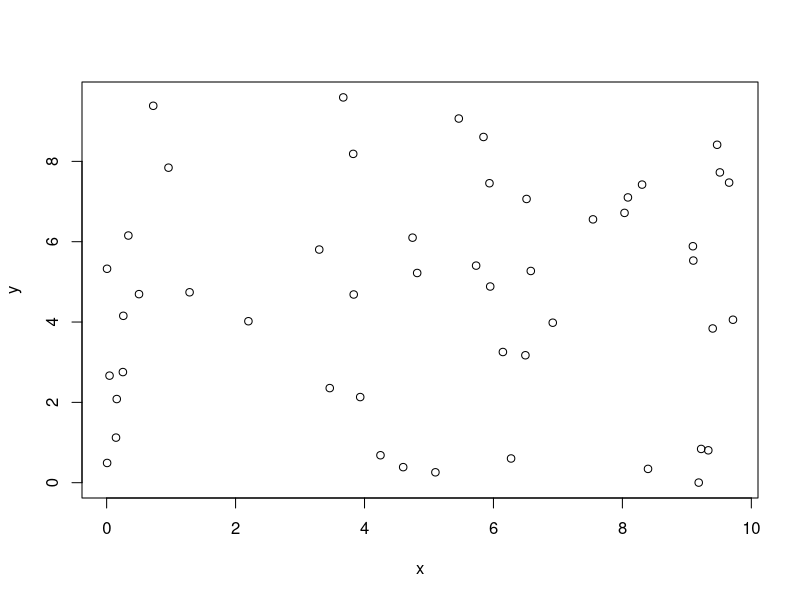

Source code (R):
#Build a df with 50 random points between 0 and 50
x <- runif(50, 0, 10)
y <- runif(50, 0, 10)
plot(x,y)
df <- data.frame(x,y)
df

#Distance Matrix 
distance.matrix <- function(df)
{
    #Making a matrix of n^2 data values
    distance <- matrix(rep(NA, nrow(df) ^ 2), nrow = nrow(df))

  for (i in 1:nrow(df))
  {
    for (j in 1:nrow(df))
    {
      distance[i, j] <- sqrt((df[i, 'x'] - df[j, 'x']) ^ 2 + (df[i, 'y'] - df[j, 'y']) ^ 2)
    }
  }
  return(distance)
}

#just printing df to make sure!
distance.matrix(df)


k.nearest.neighbors <- function(i, distance, k = 5)
{
  return(order(distance[i, ])[2:(k + 1)])
}


knn <- function(df, k = 5)
{
  distance <- distance.matrix(df)
  predictions <- rep(NA, nrow(df))
  for (i in 1:nrow(df))
  {
    indices <- k.nearest.neighbors(i, distance, k = k)
    predictions[i] <- ifelse(mean(df[indices, 'Label']) > 0.5, 1, 0)
  }
  return(predictions)
}

knn(df)
